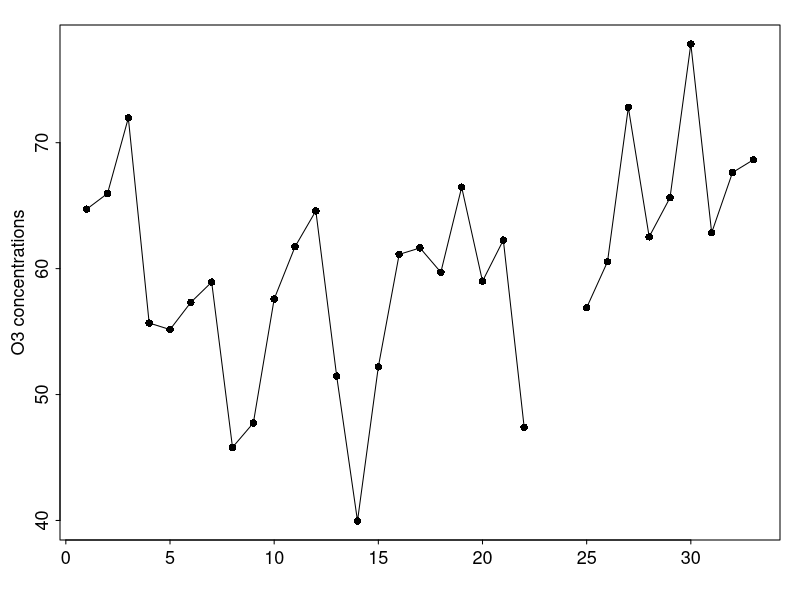
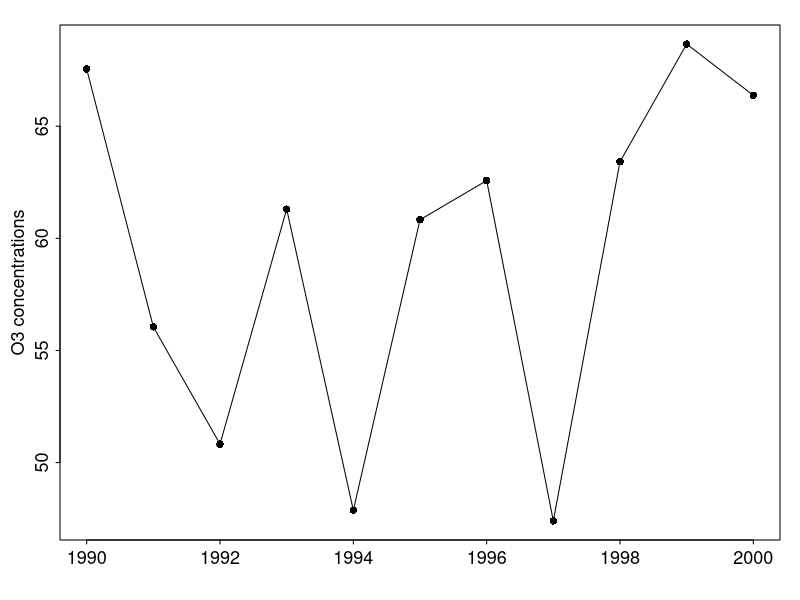

The R source for these figures, in order:
#change your working directory
setwd("~/Summer_tutor/For_Guangyi/20190722/sample_code")
#read the data
data=read.csv("small_data.csv",header=TRUE)
y=data[,"mean"]
y[y<=-999]=NA
data[,"mean"]=y

#====plot a simple figure ====
dev.new(width=5,height=2.8)
par(mai=c(0.6, 0.6, 0.25, 0.2), mgp=c(1.6, 0.4, 0), tcl=-0.2, ps=13)
plot(data[,'mean'],pch=16,type="o",xlab="",ylab="O3 concentrations")

#=== calculate the seasonal mean ===
yr1=1990
yr2=2000
season_mean=array(NA,yr2-yr1+1)
for(year in yr1:yr2){
	ind=(data[,"year"]==year & data[,"month"]>=6 & data[,"month"]<=8)
	season_mean[year-yr1+1]=mean(data[ind,"mean"],na.rm=TRUE)
}
dev.new(width=5,height=2.8)
par(mai=c(0.6, 0.6, 0.25, 0.2), mgp=c(1.6, 0.4, 0), tcl=-0.2, ps=13)
plot(yr1:yr2,season_mean,pch=16,type="o",xlab="",ylab="O3 concentrations")